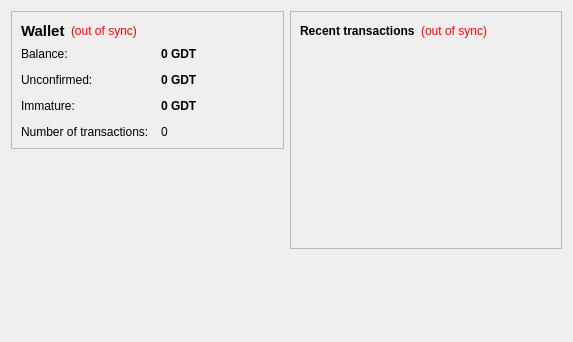
<?xml version="1.0" encoding="UTF-8"?>
<ui version="4.0">
 <class>OverviewPage</class>
 <widget class="QWidget" name="OverviewPage">
  <property name="geometry">
   <rect>
    <x>0</x>
    <y>0</y>
    <width>573</width>
    <height>342</height>
   </rect>
  </property>
  <property name="windowTitle">
   <string>Form</string>
  </property>
  <layout class="QHBoxLayout" name="horizontalLayout" stretch="1,1">
   <item>
    <layout class="QVBoxLayout" name="verticalLayout_2">
     <item>
      <widget class="QFrame" name="frame">
       <property name="frameShape">
        <enum>QFrame::StyledPanel</enum>
       </property>
       <property name="frameShadow">
        <enum>QFrame::Raised</enum>
       </property>
       <layout class="QVBoxLayout" name="verticalLayout_4">
        <item>
         <layout class="QHBoxLayout" name="horizontalLayout_4">
          <item>
           <widget class="QLabel" name="label_5">
            <property name="font">
             <font>
              <pointsize>11</pointsize>
              <weight>75</weight>
              <bold>true</bold>
             </font>
            </property>
            <property name="text">
             <string>Wallet</string>
            </property>
           </widget>
          </item>
          <item>
           <widget class="QLabel" name="labelWalletStatus">
            <property name="toolTip">
             <string>The displayed information may be out of date. Your wallet automatically synchronizes with the Golddust network after a connection is established, but this process has not completed yet.</string>
            </property>
            <property name="styleSheet">
             <string notr="true">QLabel { color: red; }</string>
            </property>
            <property name="text">
             <string notr="true">(out of sync)</string>
            </property>
            <property name="alignment">
             <set>Qt::AlignLeading|Qt::AlignLeft|Qt::AlignVCenter</set>
            </property>
           </widget>
          </item>
          <item>
           <spacer name="horizontalSpacer_2">
            <property name="orientation">
             <enum>Qt::Horizontal</enum>
            </property>
            <property name="sizeHint" stdset="0">
             <size>
              <width>40</width>
              <height>20</height>
             </size>
            </property>
           </spacer>
          </item>
         </layout>
        </item>
        <item>
         <layout class="QFormLayout" name="formLayout_2">
          <property name="fieldGrowthPolicy">
           <enum>QFormLayout::AllNonFixedFieldsGrow</enum>
          </property>
          <property name="horizontalSpacing">
           <number>12</number>
          </property>
          <property name="verticalSpacing">
           <number>12</number>
          </property>
          <item row="0" column="0">
           <widget class="QLabel" name="label">
            <property name="text">
             <string>Balance:</string>
            </property>
           </widget>
          </item>
          <item row="0" column="1">
           <widget class="QLabel" name="labelBalance">
            <property name="font">
             <font>
              <weight>75</weight>
              <bold>true</bold>
             </font>
            </property>
            <property name="cursor">
             <cursorShape>IBeamCursor</cursorShape>
            </property>
            <property name="toolTip">
             <string>Your current balance</string>
            </property>
            <property name="text">
             <string notr="true">0 GDT</string>
            </property>
            <property name="textInteractionFlags">
             <set>Qt::LinksAccessibleByMouse|Qt::TextSelectableByKeyboard|Qt::TextSelectableByMouse</set>
            </property>
           </widget>
          </item>
          <item row="1" column="0">
           <widget class="QLabel" name="label_3">
            <property name="text">
             <string>Unconfirmed:</string>
            </property>
           </widget>
          </item>
          <item row="1" column="1">
           <widget class="QLabel" name="labelUnconfirmed">
            <property name="font">
             <font>
              <weight>75</weight>
              <bold>true</bold>
             </font>
            </property>
            <property name="cursor">
             <cursorShape>IBeamCursor</cursorShape>
            </property>
            <property name="toolTip">
             <string>Total of transactions that have yet to be confirmed, and do not yet count toward the current balance</string>
            </property>
            <property name="text">
             <string notr="true">0 GDT</string>
            </property>
            <property name="textInteractionFlags">
             <set>Qt::LinksAccessibleByMouse|Qt::TextSelectableByKeyboard|Qt::TextSelectableByMouse</set>
            </property>
           </widget>
          </item>
          <item row="3" column="0">
           <widget class="QLabel" name="label_2">
            <property name="text">
             <string>Number of transactions:</string>
            </property>
           </widget>
          </item>
          <item row="3" column="1">
           <widget class="QLabel" name="labelNumTransactions">
            <property name="toolTip">
             <string>Total number of transactions in wallet</string>
            </property>
            <property name="text">
             <string notr="true">0</string>
            </property>
           </widget>
          </item>
          <item row="2" column="0">
           <widget class="QLabel" name="labelImmatureText">
            <property name="text">
             <string>Immature:</string>
            </property>
           </widget>
          </item>
          <item row="2" column="1">
           <widget class="QLabel" name="labelImmature">
            <property name="font">
             <font>
              <weight>75</weight>
              <bold>true</bold>
             </font>
            </property>
            <property name="toolTip">
             <string>Mined balance that has not yet matured</string>
            </property>
            <property name="text">
             <string notr="true">0 GDT</string>
            </property>
            <property name="textInteractionFlags">
             <set>Qt::LinksAccessibleByMouse|Qt::TextSelectableByKeyboard|Qt::TextSelectableByMouse</set>
            </property>
           </widget>
          </item>
         </layout>
        </item>
       </layout>
      </widget>
     </item>
     <item>
      <spacer name="verticalSpacer">
       <property name="orientation">
        <enum>Qt::Vertical</enum>
       </property>
       <property name="sizeHint" stdset="0">
        <size>
         <width>20</width>
         <height>40</height>
        </size>
       </property>
      </spacer>
     </item>
    </layout>
   </item>
   <item>
    <layout class="QVBoxLayout" name="verticalLayout_3">
     <item>
      <widget class="QFrame" name="frame_2">
       <property name="frameShape">
        <enum>QFrame::StyledPanel</enum>
       </property>
       <property name="frameShadow">
        <enum>QFrame::Raised</enum>
       </property>
       <layout class="QVBoxLayout" name="verticalLayout">
        <item>
         <layout class="QHBoxLayout" name="horizontalLayout_2">
          <item>
           <widget class="QLabel" name="label_4">
            <property name="text">
             <string>&lt;b&gt;Recent transactions&lt;/b&gt;</string>
            </property>
           </widget>
          </item>
          <item>
           <widget class="QLabel" name="labelTransactionsStatus">
            <property name="toolTip">
             <string>The displayed information may be out of date. Your wallet automatically synchronizes with the Golddust network after a connection is established, but this process has not completed yet.</string>
            </property>
            <property name="styleSheet">
             <string notr="true">QLabel { color: red; }</string>
            </property>
            <property name="text">
             <string notr="true">(out of sync)</string>
            </property>
            <property name="alignment">
             <set>Qt::AlignRight|Qt::AlignTrailing|Qt::AlignVCenter</set>
            </property>
           </widget>
          </item>
          <item>
           <spacer name="horizontalSpacer">
            <property name="orientation">
             <enum>Qt::Horizontal</enum>
            </property>
            <property name="sizeHint" stdset="0">
             <size>
              <width>40</width>
              <height>20</height>
             </size>
            </property>
           </spacer>
          </item>
         </layout>
        </item>
        <item>
         <widget class="QListView" name="listTransactions">
          <property name="styleSheet">
           <string notr="true">QListView { background: transparent; }</string>
          </property>
          <property name="frameShape">
           <enum>QFrame::NoFrame</enum>
          </property>
          <property name="verticalScrollBarPolicy">
           <enum>Qt::ScrollBarAlwaysOff</enum>
          </property>
          <property name="horizontalScrollBarPolicy">
           <enum>Qt::ScrollBarAlwaysOff</enum>
          </property>
          <property name="selectionMode">
           <enum>QAbstractItemView::NoSelection</enum>
          </property>
         </widget>
        </item>
       </layout>
      </widget>
     </item>
     <item>
      <spacer name="verticalSpacer_2">
       <property name="orientation">
        <enum>Qt::Vertical</enum>
       </property>
       <property name="sizeHint" stdset="0">
        <size>
         <width>20</width>
         <height>40</height>
        </size>
       </property>
      </spacer>
     </item>
    </layout>
   </item>
  </layout>
 </widget>
 <resources/>
 <connections/>
</ui>
